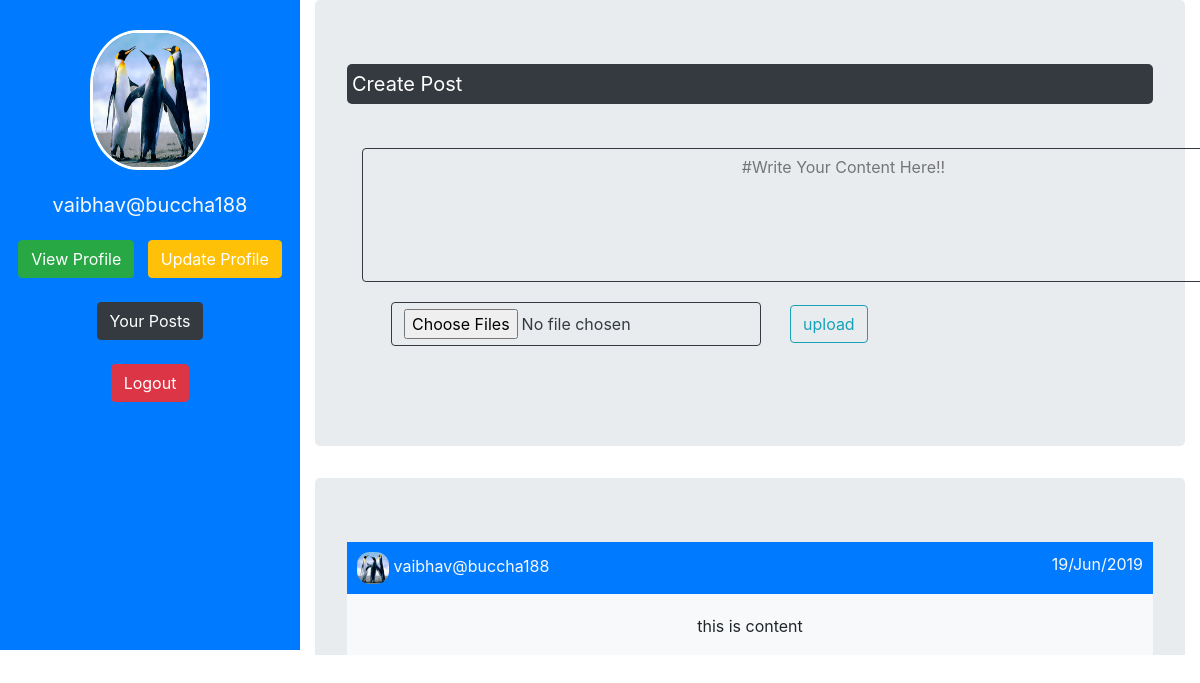
Page /task1/welcome.php (signed in) on the committed database.
### tables this page shows
CREATE TABLE `user` (
  `id` int(11) NOT NULL,
  `name` varchar(255) NOT NULL,
  `email` varchar(300) NOT NULL,
  `password` varchar(400) NOT NULL,
  `dob` varchar(100) NOT NULL,
  `hobbies` varchar(300) NOT NULL,
  `gender` varchar(255) NOT NULL,
  `phone` varchar(10) NOT NULL,
  `country` varchar(100) NOT NULL,
  `username` varchar(100) NOT NULL,
  `image` varchar(1000) NOT NULL
);

CREATE TABLE `post` (
  `id` int(20) NOT NULL,
  `content` varchar(3000) NOT NULL,
  `username` varchar(255) NOT NULL,
  `date` varchar(255) NOT NULL,
  `images` varchar(500) NOT NULL
);

### task1/welcome.php (called while the page is built)
<?php
include_once "session.php";
include_once "welcome_head.php";
include_once "post.php";
?>
<?php
include_once "welcome_foot.php";
?>

### task1/post.php (the view, shortened to what this page needs)
<?php
include_once "session.php";
?>
 <div class="container-fluid">
   <div class="row">
        <div class="bg-primary col-sm-3 profile-area">
            <div align='center'>
                <?php
                    $user = $_SESSION['user'];
                    $select_user = "SELECT * FROM user WHERE username='$user' ";
                    $get_user_result = mysqli_query($con,$select_user);
                    $get_user_image = mysqli_fetch_array($get_user_result);
                ?>
                 <img src="<?php echo $get_user_image['image']; ?>" class="profile_pic">
            </div>
            <div class="text-light u_name text-center">
                <?php echo $_SESSION['user']; ?>
            </div>
            <div align='center'>
                <a href="profile.php" class="btn btn-success">View Profile</a> &nbsp;
                <a href="update.php" style="color:white;" class="btn btn-warning">Update Profile</a>
            </div>
            <br>
            <div align='center'>
                <a href="Our_post.php" class="btn btn-dark">Your Posts</a>
            </div>
            <br>
            <div align='center'>
                <a href="logout.php" class="btn btn-danger">Logout</a>
            </div>
        </div>
        <div class="col-sm-9 post-area">
            <div class="jumbotron">
                <div class="tag-head btn-dark">
                    Create Post
                </div>
                <div class="c_post"><br>
                    <form action="upload.php" method="post" enctype="multipart/form-data">
                        <div class="container">
                            <table  class="table-hover table table-border">
                                <tr>
                                <textarea name="content" id="" class="btn btn-outline-dark" placeholder="#Write Your Content Here!!" title="Write Your Content Here!" cols="90" rows="5"></textarea>
                                </tr>
                                <tr>
                                    <input style="margin:20px;" type="file" name="file[]" multiple class="btn btn-outline-dark">
                                </tr>
                                <tr>
                                    <input type="submit" class='btn btn-outline-info' value='upload' name="upload" >
                                </tr>
                            </table>
                        </div>
                    </form>
                </div>
            </div>
            <?php
            $post_fetch = "SELECT * FROM post order by id desc";
            $result = mysqli_query($con,$post_fetch);
            while($row = mysqli_fetch_assoc($result)){
                $username = $row['username'];
                $get_img = "SELECT * FROM user WHERE username='$username'";
                $runn = mysqli_query($con,$get_img);
                $user_image = mysqli_fetch_array($runn);
            ?>
            <div class="jumbotron">
                <div class="bg-primary post-head">
                    <div class="post_admin text-light"><img src="<?php echo $user_image['image'] ;?>" class="tag-pic" width="32px" height="32px" >&nbsp;<?php echo $row['username']; ?>&nbsp;<span style="float:right;"><?php echo $row['date']; ?></span>
            </div>
            <div class="bg-light text-center post-content">
                <?php echo $row['content']; ?>
            </div>
            </div>
        </div>
        <?php } ?>
   </div>
 </div>

### task1/css/welcome.css (style rules this page uses)
.profile-area { height: 650px; }
.post-area { height: 655px; overflow: scroll; }
textarea { border: 1px solid gray; background: rgba(255, 255, 255, 0.63); border-radius: 10px; }
.tag-head { padding:5px; border: 1px solid gary; border-radius: 5px; font-size: 20px; color: grey; }
.c_post { position: relative; margin-top: 20px; }
.profile_pic { margin-top: 30px; width: 120px; height:140px; border-radius: 40%; border: 3px solid white; }
.u_name { font-size: 20px; margin: 20px; }
.post-head { width: 100%; height: auto; }
.post_admin { padding: 10px; }
.post-content { padding: 20px; text-align: center; }
.tag-pic { border-radius: 40%; }

### rows in the picture
user: image (picture)
post: user.image (picture), username "vaibhav@buccha188", date "19/Jun/2019", content "this is content"

### other values in the picture
$_SESSION['user'] "vaibhav@buccha188"
